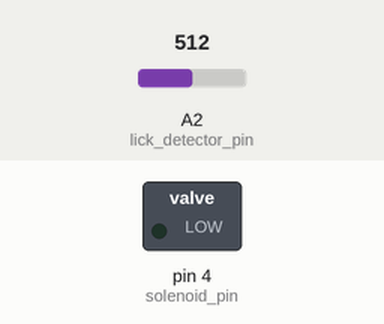
A sketch run on a simulated Arduino Uno, built with avr-gcc and run on an emulated ATmega328P. Parts: switched loads named in the sketch (green lamp = pin HIGH). The inputs (shaded band) are chosen by the test bench; at power-on: A2 (lick_detector_pin) = 512.

Above: at 1.2 s.
1.3 s: A2 (lick_detector_pin) set to 884
2.8 s: A2 (lick_detector_pin) set to 911
At 3.7 s:
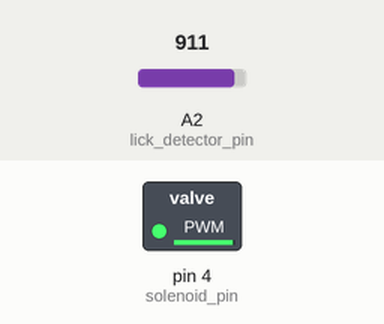
Timing chart, 0 to 5.8 s (numbered marks = the images above; inputs shaded):
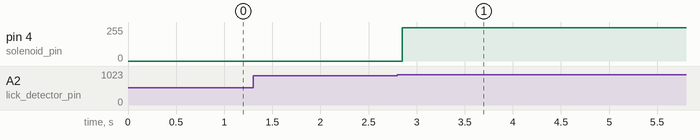

The sketch:

lick_train.ino
```cpp
// Dispenses water every time a lick is detected.
// DDK 2019-07-30

const int solenoid_pin = 4;
const int lick_detector_pin = A2;
const int thresh = 900;
const int valve_open_time = 5; // in milliseconds

void setup() {
  // Set up pins:
  pinMode(solenoid_pin, OUTPUT);
}

void loop() {
  // put your main code here, to run repeatedly:
  if (abs(analogRead(lick_detector_pin)) > thresh){
    digitalWrite(solenoid_pin, HIGH);
    delay(valve_open_time);
    digitalWrite(solenoid_pin, LOW);
  }
}
```

Measured:
- the behaviour switches between 900 and 901 on A2 (lick_detector_pin) (found by bisection; images 0 and 1)
- after the input at 1.3 s, every drawn part: stays the same
- after the input at 2.8 s, pin 4 (solenoid_pin): 0/255 → 250/255 after 0.05 s
